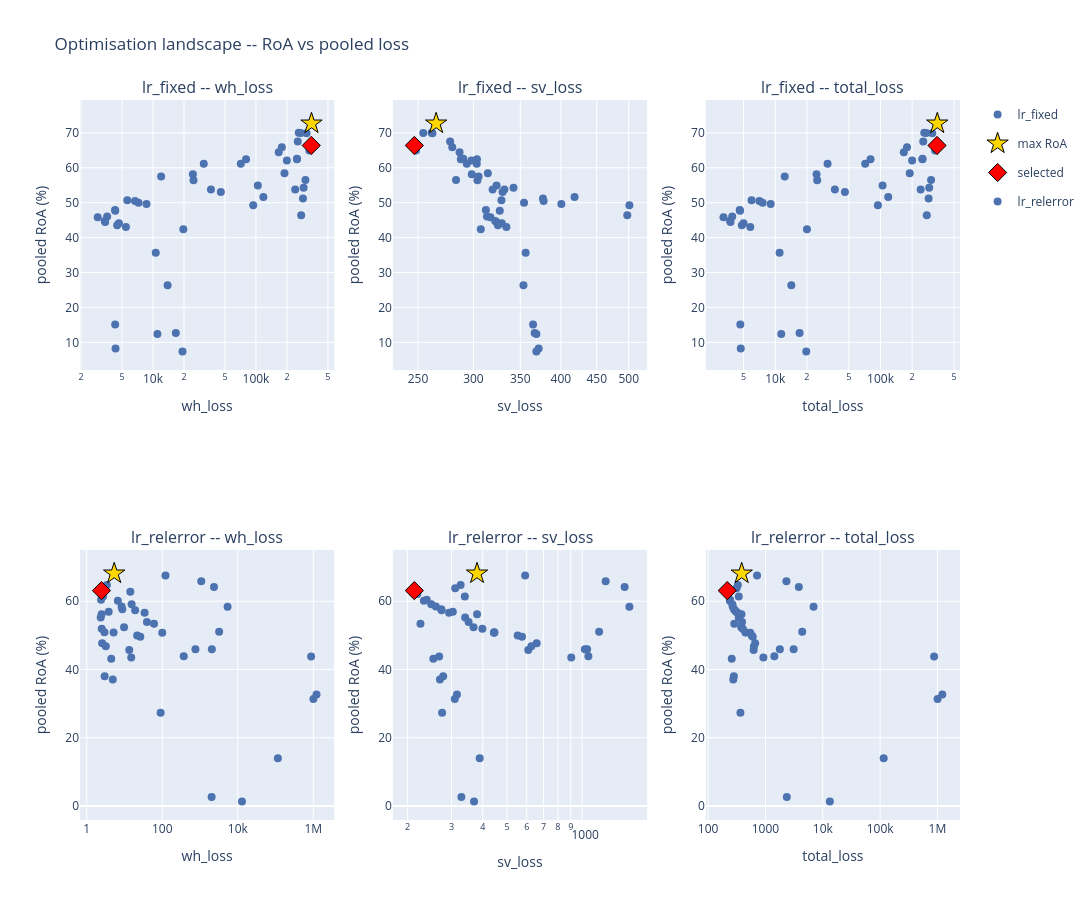

Notebook source saved alongside this figure:
### Markdown cell above
### Optimisation landscape -- RoA vs pooled wh_loss/sv_loss/total_loss

### Code cell
fig1 = plot_optimisation_landscape_grid(studies, {t: t for t in studies}, selected_trials)
fig1.show()

### Figure 1 — Plotly figure (JSON) as saved in the notebook; plotly's stock layout.template omitted (floating-point values rounded to 4 significant figures)
{"data": [{"legendgroup": "lr_fixed", "marker": {"color": "#4C72B0", "size": 8}, "mode": "markers", "name": "lr_fixed", "showlegend": true, "text": [0.0, 1.0, 2.0, 3.0, 4.0, 5.0, 6.0, 7.0, 8.0, 9.0, 10.0, 11.0, 12.0, 13.0, 14.0, 15.0, 16.0, 17.0, 18.0, 19.0, 20.0, 21.0, 22.0, 23.0, 24.0, 25.0, 26.0, 27.0, 28.0, 29.0, 30.0, 31.0, 32.0, 33.0, 34.0, 35.0, 36.0, 37.0, 38.0, 39.0, 40.0, 41.0, 42.0, 43.0, 44.0, 45.0, 46.0, 47.0, 48.0, 49.0], "type": "scatter", "x": [4328.0, 254600.0, 8649.0, 16660.0, 104300.0, 19340.0, 290100.0, 6689.0, 3586.0, 7229.0, 118000.0, 3402.0, 10640.0, 5458.0, 94000.0, 346200.0, 260400.0, 330500.0, 250000.0, 3435.0, 24390.0, 24730.0, 250500.0, 45590.0, 4281.0, 286100.0, 5626.0, 302200.0, 31110.0, 4290.0, 189200.0, 199500.0, 344300.0, 309900.0, 272100.0, 13860.0, 4669.0, 4300.0, 274800.0, 11040.0, 2905.0, 19710.0, 80110.0, 178300.0, 166300.0, 36550.0, 71230.0, 11990.0, 4488.0, 240500.0], "xaxis": "x", "y": [8.244, 67.51, 49.64, 12.68, 54.89, 7.394, 54.32, 50.47, 46.08, 49.98, 51.66, 44.75, 35.68, 43.03, 49.28, 72.68, 70.05, 64.95, 62.45, 44.5, 58.14, 56.46, 62.55, 53.05, 47.9, 51.23, 50.71, 56.5, 61.12, 15.16, 58.46, 62.11, 66.39, 69.89, 69.94, 26.33, 44.15, 47.68, 46.4, 12.43, 45.81, 42.42, 62.47, 65.91, 64.45, 53.79, 61.16, 57.51, 43.53, 53.77], "yaxis": "y"}, {"legendgroup": "max_roa", "marker": {"color": "gold", "line": {"color": "black", "width": 1}, "size": 16, "symbol": "star"}, "mode": "markers", "name": "max RoA", "showlegend": true, "type": "scatter", "x": [346200.0], "xaxis": "x", "y": [72.68], "yaxis": "y"}, {"legendgroup": "selected", "marker": {"color": "red", "line": {"color": "black", "width": 1}, "size": 14, "symbol": "diamond"}, "mode": "markers", "name": "selected", "showlegend": true, "type": "scatter", "x": [344300.0], "xaxis": "x", "y": [66.39], "yaxis": "y"}, {"legendgroup": "lr_fixed", "marker": {"color": "#4C72B0", "size": 8}, "mode": "markers", "name": "lr_fixed", "showlegend": false, "text": [0.0, 1.0, 2.0, 3.0, 4.0, 5.0, 6.0, 7.0, 8.0, 9.0, 10.0, 11.0, 12.0, 13.0, 14.0, 15.0, 16.0, 17.0, 18.0, 19.0, 20.0, 21.0, 22.0, 23.0, 24.0, 25.0, 26.0, 27.0, 28.0, 29.0, 30.0, 31.0, 32.0, 33.0, 34.0, 35.0, 36.0, 37.0, 38.0, 39.0, 40.0, 41.0, 42.0, 43.0, 44.0, 45.0, 46.0, 47.0, 48.0, 49.0], "type": "scatter", "x": [371.8, 277.8, 400.6, 366.9, 323.7, 369.0, 342.3, 377.9, 313.7, 354.3, 418.4, 322.3, 356.2, 334.3, 501.1, 265.4, 261.4, 248.4, 303.5, 323.6, 298.4, 303.9, 290.2, 330.1, 312.5, 377.1, 329.0, 283.3, 293.5, 365.0, 314.5, 298.0, 247.0, 262.1, 254.3, 353.7, 329.4, 327.2, 497.6, 369.0, 317.3, 307.4, 287.8, 279.8, 286.6, 319.5, 303.3, 305.1, 325.2, 332.2], "xaxis": "x2", "y": [8.244, 67.51, 49.64, 12.68, 54.89, 7.394, 54.32, 50.47, 46.08, 49.98, 51.66, 44.75, 35.68, 43.03, 49.28, 72.68, 70.05, 64.95, 62.45, 44.5, 58.14, 56.46, 62.55, 53.05, 47.9, 51.23, 50.71, 56.5, 61.12, 15.16, 58.46, 62.11, 66.39, 69.89, 69.94, 26.33, 44.15, 47.68, 46.4, 12.43, 45.81, 42.42, 62.47, 65.91, 64.45, 53.79, 61.16, 57.51, 43.53, 53.77], "yaxis": "y2"}, {"legendgroup": "max_roa", "marker": {"color": "gold", "line": {"color": "black", "width": 1}, "size": 16, "symbol": "star"}, "mode": "markers", "name": "max RoA", "showlegend": false, "type": "scatter", "x": [265.4], "xaxis": "x2", "y": [72.68], "yaxis": "y2"}, {"legendgroup": "selected", "marker": {"color": "red", "line": {"color": "black", "width": 1}, "size": 14, "symbol": "diamond"}, "mode": "markers", "name": "selected", "showlegend": false, "type": "scatter", "x": [247.0], "xaxis": "x2", "y": [66.39], "yaxis": "y2"}, {"legendgroup": "lr_fixed", "marker": {"color": "#4C72B0", "size": 8}, "mode": "markers", "name": "lr_fixed", "showlegend": false, "text": [0.0, 1.0, 2.0, 3.0, 4.0, 5.0, 6.0, 7.0, 8.0, 9.0, 10.0, 11.0, 12.0, 13.0, 14.0, 15.0, 16.0, 17.0, 18.0, 19.0, 20.0, 21.0, 22.0, 23.0, 24.0, 25.0, 26.0, 27.0, 28.0, 29.0, 30.0, 31.0, 32.0, 33.0, 34.0, 35.0, 36.0, 37.0, 38.0, 39.0, 40.0, 41.0, 42.0, 43.0, 44.0, 45.0, 46.0, 47.0, 48.0, 49.0], "type": "scatter", "x": [4699.0, 254900.0, 9050.0, 17020.0, 104600.0, 19710.0, 290400.0, 7067.0, 3900.0, 7584.0, 118500.0, 3724.0, 10990.0, 5792.0, 94500.0, 346500.0, 260600.0, 330800.0, 250300.0, 3759.0, 24680.0, 25040.0, 250700.0, 45920.0, 4594.0, 286500.0, 5955.0, 302400.0, 31410.0, 4655.0, 189500.0, 199800.0, 344500.0, 310200.0, 272400.0, 14210.0, 4999.0, 4628.0, 275300.0, 11410.0, 3222.0, 20020.0, 80390.0, 178600.0, 166600.0, 36870.0, 71540.0, 12300.0, 4813.0, 240800.0], "xaxis": "x3", "y": [8.244, 67.51, 49.64, 12.68, 54.89, 7.394, 54.32, 50.47, 46.08, 49.98, 51.66, 44.75, 35.68, 43.03, 49.28, 72.68, 70.05, 64.95, 62.45, 44.5, 58.14, 56.46, 62.55, 53.05, 47.9, 51.23, 50.71, 56.5, 61.12, 15.16, 58.46, 62.11, 66.39, 69.89, 69.94, 26.33, 44.15, 47.68, 46.4, 12.43, 45.81, 42.42, 62.47, 65.91, 64.45, 53.79, 61.16, 57.51, 43.53, 53.77], "yaxis": "y3"}, {"legendgroup": "max_roa", "marker": {"color": "gold", "line": {"color": "black", "width": 1}, "size": 16, "symbol": "star"}, "mode": "markers", "name": "max RoA", "showlegend": false, "type": "scatter", "x": [346500.0], "xaxis": "x3", "y": [72.68], "yaxis": "y3"}, {"legendgroup": "selected", "marker": {"color": "red", "line": {"color": "black", "width": 1}, "size": 14, "symbol": "diamond"}, "mode": "markers", "name": "selected", "showlegend": false, "type": "scatter", "x": [344500.0], "xaxis": "x3", "y": [66.39], "yaxis": "y3"}, {"legendgroup": "lr_relerror", "marker": {"color": "#4C72B0", "size": 8}, "mode": "markers", "name": "lr_relerror", "showlegend": true, "text": [0.0, 1.0, 2.0, 3.0, 4.0, 5.0, 6.0, 7.0, 8.0, 9.0, 10.0, 11.0, 12.0, 13.0, 14.0, 15.0, 16.0, 17.0, 18.0, 19.0, 20.0, 21.0, 22.0, 23.0, 24.0, 25.0, 26.0, 27.0, 28.0, 29.0, 30.0, 31.0, 32.0, 33.0, 34.0, 35.0, 36.0, 37.0, 38.0, 39.0, 40.0, 41.0, 42.0, 43.0, 44.0, 45.0, 46.0, 47.0, 48.0, 49.0], "type": "scatter", "x": [4.884, 2340.0, 26.13, 60.23, 121.6, 90.45, 115100.0, 21.57, 8.734, 2.94, 369.7, 9.713, 2.5, 19.09, 15.04, 1216000.0, 2.973, 2.512, 3.403, 3205.0, 2.335, 2.465, 2.387, 2056.0, 6.644, 2.693, 14.23, 1006000.0, 15.4, 4.447, 875000.0, 39.18, 2027.0, 13.35, 33.98, 5.128, 1077.0, 12910.0, 2.553, 99.69, 3.797, 5360.0, 2.506, 5.324, 2.447, 8.349, 755.9, 2.874, 2.487, 3.188], "xaxis": "x4", "y": [37.08, 64.19, 49.61, 53.38, 67.55, 27.32, 13.97, 49.98, 57.63, 50.94, 43.91, 52.4, 63.2, 57.39, 43.48, 32.67, 38.03, 62.11, 64.75, 51.06, 55.25, 56.16, 60.43, 45.9, 60.15, 61.4, 62.82, 31.33, 59.1, 43.14, 43.82, 53.91, 2.599, 45.71, 56.64, 50.86, 65.84, 1.289, 47.68, 50.77, 56.94, 58.39, 62.82, 68.14, 63.12, 58.44, 45.91, 63.84, 51.93, 46.83], "yaxis": "y4"}, {"legendgroup": "max_roa", "marker": {"color": "gold", "line": {"color": "black", "width": 1}, "size": 16, "symbol": "star"}, "mode": "markers", "name": "max RoA", "showlegend": false, "type": "scatter", "x": [5.324], "xaxis": "x4", "y": [68.14], "yaxis": "y4"}, {"legendgroup": "selected", "marker": {"color": "red", "line": {"color": "black", "width": 1}, "size": 14, "symbol": "diamond"}, "mode": "markers", "name": "selected", "showlegend": false, "type": "scatter", "x": [2.447], "xaxis": "x4", "y": [63.12], "yaxis": "y4"}, {"legendgroup": "lr_relerror", "marker": {"color": "#4C72B0", "size": 8}, "mode": "markers", "name": "lr_relerror", "showlegend": false, "text": [0.0, 1.0, 2.0, 3.0, 4.0, 5.0, 6.0, 7.0, 8.0, 9.0, 10.0, 11.0, 12.0, 13.0, 14.0, 15.0, 16.0, 17.0, 18.0, 19.0, 20.0, 21.0, 22.0, 23.0, 24.0, 25.0, 26.0, 27.0, 28.0, 29.0, 30.0, 31.0, 32.0, 33.0, 34.0, 35.0, 36.0, 37.0, 38.0, 39.0, 40.0, 41.0, 42.0, 43.0, 44.0, 45.0, 46.0, 47.0, 48.0, 49.0], "type": "scatter", "x": [269.3, 1480.0, 574.1, 225.1, 591.2, 274.8, 388.7, 551.8, 272.7, 444.4, 1059.0, 367.2, 216.0, 273.4, 904.7, 315.3, 277.6, 218.7, 326.1, 1170.0, 339.8, 379.4, 238.5, 1047.0, 232.4, 338.9, 213.5, 309.0, 248.6, 253.5, 267.5, 350.9, 328.3, 608.2, 293.0, 445.3, 1242.0, 369.0, 657.7, 443.3, 303.3, 1547.0, 218.1, 379.3, 212.8, 259.3, 1026.0, 310.2, 398.5, 626.1], "xaxis": "x5", "y": [37.08, 64.19, 49.61, 53.38, 67.55, 27.32, 13.97, 49.98, 57.63, 50.94, 43.91, 52.4, 63.2, 57.39, 43.48, 32.67, 38.03, 62.11, 64.75, 51.06, 55.25, 56.16, 60.43, 45.9, 60.15, 61.4, 62.82, 31.33, 59.1, 43.14, 43.82, 53.91, 2.599, 45.71, 56.64, 50.86, 65.84, 1.289, 47.68, 50.77, 56.94, 58.39, 62.82, 68.14, 63.12, 58.44, 45.91, 63.84, 51.93, 46.83], "yaxis": "y5"}, {"legendgroup": "max_roa", "marker": {"color": "gold", "line": {"color": "black", "width": 1}, "size": 16, "symbol": "star"}, "mode": "markers", "name": "max RoA", "showlegend": false, "type": "scatter", "x": [379.3], "xaxis": "x5", "y": [68.14], "yaxis": "y5"}, {"legendgroup": "selected", "marker": {"color": "red", "line": {"color": "black", "width": 1}, "size": 14, "symbol": "diamond"}, "mode": "markers", "name": "selected", "showlegend": false, "type": "scatter", "x": [212.8], "xaxis": "x5", "y": [63.12], "yaxis": "y5"}, {"legendgroup": "lr_relerror", "marker": {"color": "#4C72B0", "size": 8}, "mode": "markers", "name": "lr_relerror", "showlegend": false, "text": [0.0, 1.0, 2.0, 3.0, 4.0, 5.0, 6.0, 7.0, 8.0, 9.0, 10.0, 11.0, 12.0, 13.0, 14.0, 15.0, 16.0, 17.0, 18.0, 19.0, 20.0, 21.0, 22.0, 23.0, 24.0, 25.0, 26.0, 27.0, 28.0, 29.0, 30.0, 31.0, 32.0, 33.0, 34.0, 35.0, 36.0, 37.0, 38.0, 39.0, 40.0, 41.0, 42.0, 43.0, 44.0, 45.0, 46.0, 47.0, 48.0, 49.0], "type": "scatter", "x": [274.2, 3820.0, 600.2, 285.3, 712.8, 365.3, 115400.0, 573.3, 281.4, 447.3, 1429.0, 377.0, 218.5, 292.5, 919.8, 1216000.0, 280.6, 221.2, 329.5, 4375.0, 342.1, 381.9, 240.9, 3103.0, 239.0, 341.6, 227.7, 1006000.0, 264.0, 257.9, 875300.0, 390.1, 2355.0, 621.5, 327.0, 450.4, 2319.0, 13280.0, 660.2, 543.0, 307.1, 6907.0, 220.6, 384.7, 215.2, 267.7, 1782.0, 313.0, 401.0, 629.3], "xaxis": "x6", "y": [37.08, 64.19, 49.61, 53.38, 67.55, 27.32, 13.97, 49.98, 57.63, 50.94, 43.91, 52.4, 63.2, 57.39, 43.48, 32.67, 38.03, 62.11, 64.75, 51.06, 55.25, 56.16, 60.43, 45.9, 60.15, 61.4, 62.82, 31.33, 59.1, 43.14, 43.82, 53.91, 2.599, 45.71, 56.64, 50.86, 65.84, 1.289, 47.68, 50.77, 56.94, 58.39, 62.82, 68.14, 63.12, 58.44, 45.91, 63.84, 51.93, 46.83], "yaxis": "y6"}, {"legendgroup": "max_roa", "marker": {"color": "gold", "line": {"color": "black", "width": 1}, "size": 16, "symbol": "star"}, "mode": "markers", "name": "max RoA", "showlegend": false, "type": "scatter", "x": [384.7], "xaxis": "x6", "y": [68.14], "yaxis": "y6"}, {"legendgroup": "selected", "marker": {"color": "red", "line": {"color": "black", "width": 1}, "size": 14, "symbol": "diamond"}, "mode": "markers", "name": "selected", "showlegend": false, "type": "scatter", "x": [215.2], "xaxis": "x6", "y": [63.12], "yaxis": "y6"}], "layout": {"annotations": [{"font": {"size": 16}, "showarrow": false, "text": "lr_fixed -- wh_loss", "x": 0.1444, "xanchor": "center", "xref": "paper", "y": 1, "yanchor": "bottom", "yref": "paper"}, {"font": {"size": 16}, "showarrow": false, "text": "lr_fixed -- sv_loss", "x": 0.5, "xanchor": "center", "xref": "paper", "y": 1, "yanchor": "bottom", "yref": "paper"}, {"font": {"size": 16}, "showarrow": false, "text": "lr_fixed -- total_loss", "x": 0.8556, "xanchor": "center", "xref": "paper", "y": 1, "yanchor": "bottom", "yref": "paper"}, {"font": {"size": 16}, "showarrow": false, "text": "lr_relerror -- wh_loss", "x": 0.1444, "xanchor": "center", "xref": "paper", "y": 0.375, "yanchor": "bottom", "yref": "paper"}, {"font": {"size": 16}, "showarrow": false, "text": "lr_relerror -- sv_loss", "x": 0.5, "xanchor": "center", "xref": "paper", "y": 0.375, "yanchor": "bottom", "yref": "paper"}, {"font": {"size": 16}, "showarrow": false, "text": "lr_relerror -- total_loss", "x": 0.8556, "xanchor": "center", "xref": "paper", "y": 0.375, "yanchor": "bottom", "yref": "paper"}], "height": 900, "title": {"text": "Optimisation landscape -- RoA vs pooled loss"}, "width": 1500, "xaxis": {"anchor": "y", "domain": [0, 0.2889], "title": {"text": "wh_loss"}, "type": "log"}, "xaxis2": {"anchor": "y2", "domain": [0.3556, 0.6444], "title": {"text": "sv_loss"}, "type": "log"}, "xaxis3": {"anchor": "y3", "domain": [0.7111, 1], "title": {"text": "total_loss"}, "type": "log"}, "xaxis4": {"anchor": "y4", "domain": [0, 0.2889], "title": {"text": "wh_loss"}, "type": "log"}, "xaxis5": {"anchor": "y5", "domain": [0.3556, 0.6444], "title": {"text": "sv_loss"}, "type": "log"}, "xaxis6": {"anchor": "y6", "domain": [0.7111, 1], "title": {"text": "total_loss"}, "type": "log"}, "yaxis": {"anchor": "x", "domain": [0.625, 1], "title": {"text": "pooled RoA (%)"}}, "yaxis2": {"anchor": "x2", "domain": [0.625, 1], "title": {"text": "pooled RoA (%)"}}, "yaxis3": {"anchor": "x3", "domain": [0.625, 1], "title": {"text": "pooled RoA (%)"}}, "yaxis4": {"anchor": "x4", "domain": [0, 0.375], "title": {"text": "pooled RoA (%)"}}, "yaxis5": {"anchor": "x5", "domain": [0, 0.375], "title": {"text": "pooled RoA (%)"}}, "yaxis6": {"anchor": "x6", "domain": [0, 0.375], "title": {"text": "pooled RoA (%)"}}}}
